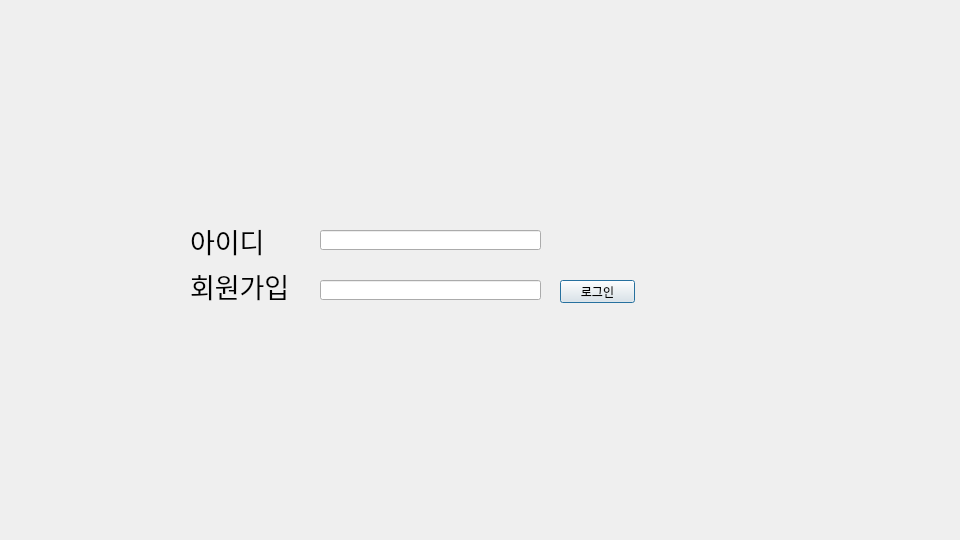
<?xml version="1.0" encoding="UTF-8"?>
<ui version="4.0">
 <class>Dialog</class>
 <widget class="QDialog" name="Dialog">
  <property name="geometry">
   <rect>
    <x>0</x>
    <y>0</y>
    <width>960</width>
    <height>540</height>
   </rect>
  </property>
  <property name="windowTitle">
   <string>로그인</string>
  </property>
  <property name="windowIcon">
   <iconset>
    <normaloff>icon.jpg</normaloff>icon.jpg</iconset>
  </property>
  <widget class="QLabel" name="label">
   <property name="geometry">
    <rect>
     <x>0</x>
     <y>0</y>
     <width>960</width>
     <height>540</height>
    </rect>
   </property>
   <property name="text">
    <string/>
   </property>
   <property name="pixmap">
    <pixmap>background.jpg</pixmap>
   </property>
  </widget>
  <widget class="QLabel" name="label_2">
   <property name="geometry">
    <rect>
     <x>190</x>
     <y>220</y>
     <width>91</width>
     <height>41</height>
    </rect>
   </property>
   <property name="font">
    <font>
     <family>한컴 고딕</family>
     <pointsize>20</pointsize>
    </font>
   </property>
   <property name="text">
    <string>아이디</string>
   </property>
  </widget>
  <widget class="QLabel" name="label_3">
   <property name="geometry">
    <rect>
     <x>190</x>
     <y>270</y>
     <width>101</width>
     <height>31</height>
    </rect>
   </property>
   <property name="font">
    <font>
     <family>한컴 고딕</family>
     <pointsize>20</pointsize>
    </font>
   </property>
   <property name="text">
    <string>회원가입</string>
   </property>
  </widget>
  <widget class="QLineEdit" name="lineEdit_2">
   <property name="geometry">
    <rect>
     <x>320</x>
     <y>230</y>
     <width>221</width>
     <height>20</height>
    </rect>
   </property>
  </widget>
  <widget class="QLineEdit" name="lineEdit_3">
   <property name="geometry">
    <rect>
     <x>320</x>
     <y>280</y>
     <width>221</width>
     <height>20</height>
    </rect>
   </property>
  </widget>
  <widget class="QPushButton" name="login">
   <property name="geometry">
    <rect>
     <x>560</x>
     <y>280</y>
     <width>75</width>
     <height>23</height>
    </rect>
   </property>
   <property name="text">
    <string>로그인</string>
   </property>
  </widget>
 </widget>
 <resources/>
 <connections>
  <connection>
   <sender>login</sender>
   <signal>clicked()</signal>
   <receiver>Dialog</receiver>
   <slot>push_button_clicked()</slot>
   <hints>
    <hint type="sourcelabel">
     <x>592</x>
     <y>288</y>
    </hint>
    <hint type="destinationlabel">
     <x>621</x>
     <y>224</y>
    </hint>
   </hints>
  </connection>
 </connections>
 <slots>
  <slot>push_button_clicked()</slot>
 </slots>
</ui>
